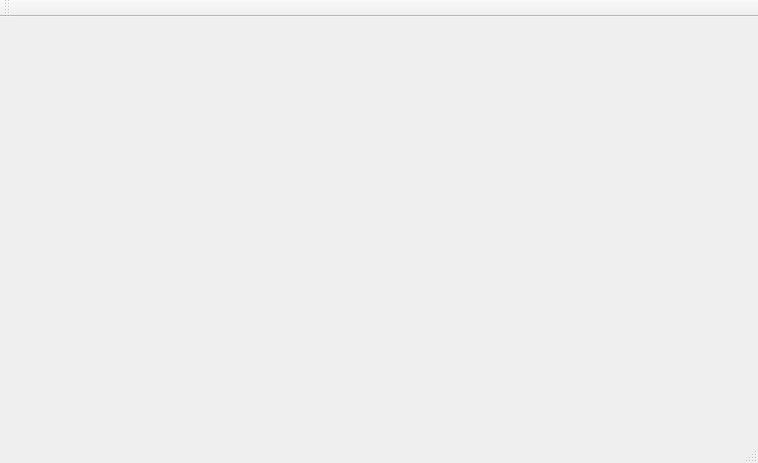
<?xml version="1.0" encoding="UTF-8"?>
<ui version="4.0">
 <class>MainWindow</class>
 <widget class="QMainWindow" name="MainWindow">
  <property name="geometry">
   <rect>
    <x>0</x>
    <y>0</y>
    <width>758</width>
    <height>463</height>
   </rect>
  </property>
  <property name="windowTitle">
   <string>MainWindow</string>
  </property>
  <widget class="CGLWidget" name="centralWidget"/>
  <widget class="QMenuBar" name="menuBar">
   <property name="geometry">
    <rect>
     <x>0</x>
     <y>0</y>
     <width>758</width>
     <height>21</height>
    </rect>
   </property>
  </widget>
  <widget class="QToolBar" name="mainToolBar">
   <attribute name="toolBarArea">
    <enum>TopToolBarArea</enum>
   </attribute>
   <attribute name="toolBarBreak">
    <bool>false</bool>
   </attribute>
  </widget>
  <widget class="QStatusBar" name="statusBar"/>
 </widget>
 <layoutdefault spacing="6" margin="11"/>
 <customwidgets>
  <customwidget>
   <class>CGLWidget</class>
   <extends>QWidget</extends>
   <header>cglwidget.h</header>
   <container>1</container>
  </customwidget>
 </customwidgets>
 <resources/>
 <connections/>
</ui>
